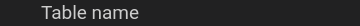
<?xml version="1.0" encoding="UTF-8"?>
<ui version="4.0">
 <class>ItemTable</class>
 <widget class="QWidget" name="ItemTable">
  <property name="geometry">
   <rect>
    <x>0</x>
    <y>0</y>
    <width>360</width>
    <height>26</height>
   </rect>
  </property>
  <property name="palette">
   <palette>
    <active>
     <colorrole role="WindowText">
      <brush brushstyle="SolidPattern">
       <color alpha="255">
        <red>205</red>
        <green>205</green>
        <blue>205</blue>
       </color>
      </brush>
     </colorrole>
     <colorrole role="Button">
      <brush brushstyle="SolidPattern">
       <color alpha="255">
        <red>33</red>
        <green>33</green>
        <blue>34</blue>
       </color>
      </brush>
     </colorrole>
     <colorrole role="Light">
      <brush brushstyle="SolidPattern">
       <color alpha="255">
        <red>49</red>
        <green>49</green>
        <blue>51</blue>
       </color>
      </brush>
     </colorrole>
     <colorrole role="Midlight">
      <brush brushstyle="SolidPattern">
       <color alpha="255">
        <red>41</red>
        <green>41</green>
        <blue>42</blue>
       </color>
      </brush>
     </colorrole>
     <colorrole role="Dark">
      <brush brushstyle="SolidPattern">
       <color alpha="255">
        <red>16</red>
        <green>16</green>
        <blue>17</blue>
       </color>
      </brush>
     </colorrole>
     <colorrole role="Mid">
      <brush brushstyle="SolidPattern">
       <color alpha="255">
        <red>22</red>
        <green>22</green>
        <blue>22</blue>
       </color>
      </brush>
     </colorrole>
     <colorrole role="Text">
      <brush brushstyle="SolidPattern">
       <color alpha="255">
        <red>205</red>
        <green>205</green>
        <blue>205</blue>
       </color>
      </brush>
     </colorrole>
     <colorrole role="BrightText">
      <brush brushstyle="SolidPattern">
       <color alpha="255">
        <red>255</red>
        <green>255</green>
        <blue>255</blue>
       </color>
      </brush>
     </colorrole>
     <colorrole role="ButtonText">
      <brush brushstyle="SolidPattern">
       <color alpha="255">
        <red>255</red>
        <green>255</green>
        <blue>255</blue>
       </color>
      </brush>
     </colorrole>
     <colorrole role="Base">
      <brush brushstyle="SolidPattern">
       <color alpha="255">
        <red>0</red>
        <green>0</green>
        <blue>0</blue>
       </color>
      </brush>
     </colorrole>
     <colorrole role="Window">
      <brush brushstyle="SolidPattern">
       <color alpha="255">
        <red>33</red>
        <green>33</green>
        <blue>34</blue>
       </color>
      </brush>
     </colorrole>
     <colorrole role="Shadow">
      <brush brushstyle="SolidPattern">
       <color alpha="255">
        <red>0</red>
        <green>0</green>
        <blue>0</blue>
       </color>
      </brush>
     </colorrole>
     <colorrole role="AlternateBase">
      <brush brushstyle="SolidPattern">
       <color alpha="255">
        <red>16</red>
        <green>16</green>
        <blue>17</blue>
       </color>
      </brush>
     </colorrole>
     <colorrole role="ToolTipBase">
      <brush brushstyle="SolidPattern">
       <color alpha="255">
        <red>255</red>
        <green>255</green>
        <blue>220</blue>
       </color>
      </brush>
     </colorrole>
     <colorrole role="ToolTipText">
      <brush brushstyle="SolidPattern">
       <color alpha="255">
        <red>0</red>
        <green>0</green>
        <blue>0</blue>
       </color>
      </brush>
     </colorrole>
    </active>
    <inactive>
     <colorrole role="WindowText">
      <brush brushstyle="SolidPattern">
       <color alpha="255">
        <red>205</red>
        <green>205</green>
        <blue>205</blue>
       </color>
      </brush>
     </colorrole>
     <colorrole role="Button">
      <brush brushstyle="SolidPattern">
       <color alpha="255">
        <red>33</red>
        <green>33</green>
        <blue>34</blue>
       </color>
      </brush>
     </colorrole>
     <colorrole role="Light">
      <brush brushstyle="SolidPattern">
       <color alpha="255">
        <red>49</red>
        <green>49</green>
        <blue>51</blue>
       </color>
      </brush>
     </colorrole>
     <colorrole role="Midlight">
      <brush brushstyle="SolidPattern">
       <color alpha="255">
        <red>41</red>
        <green>41</green>
        <blue>42</blue>
       </color>
      </brush>
     </colorrole>
     <colorrole role="Dark">
      <brush brushstyle="SolidPattern">
       <color alpha="255">
        <red>16</red>
        <green>16</green>
        <blue>17</blue>
       </color>
      </brush>
     </colorrole>
     <colorrole role="Mid">
      <brush brushstyle="SolidPattern">
       <color alpha="255">
        <red>22</red>
        <green>22</green>
        <blue>22</blue>
       </color>
      </brush>
     </colorrole>
     <colorrole role="Text">
      <brush brushstyle="SolidPattern">
       <color alpha="255">
        <red>205</red>
        <green>205</green>
        <blue>205</blue>
       </color>
      </brush>
     </colorrole>
     <colorrole role="BrightText">
      <brush brushstyle="SolidPattern">
       <color alpha="255">
        <red>255</red>
        <green>255</green>
        <blue>255</blue>
       </color>
      </brush>
     </colorrole>
     <colorrole role="ButtonText">
      <brush brushstyle="SolidPattern">
       <color alpha="255">
        <red>255</red>
        <green>255</green>
        <blue>255</blue>
       </color>
      </brush>
     </colorrole>
     <colorrole role="Base">
      <brush brushstyle="SolidPattern">
       <color alpha="255">
        <red>0</red>
        <green>0</green>
        <blue>0</blue>
       </color>
      </brush>
     </colorrole>
     <colorrole role="Window">
      <brush brushstyle="SolidPattern">
       <color alpha="255">
        <red>33</red>
        <green>33</green>
        <blue>34</blue>
       </color>
      </brush>
     </colorrole>
     <colorrole role="Shadow">
      <brush brushstyle="SolidPattern">
       <color alpha="255">
        <red>0</red>
        <green>0</green>
        <blue>0</blue>
       </color>
      </brush>
     </colorrole>
     <colorrole role="AlternateBase">
      <brush brushstyle="SolidPattern">
       <color alpha="255">
        <red>16</red>
        <green>16</green>
        <blue>17</blue>
       </color>
      </brush>
     </colorrole>
     <colorrole role="ToolTipBase">
      <brush brushstyle="SolidPattern">
       <color alpha="255">
        <red>255</red>
        <green>255</green>
        <blue>220</blue>
       </color>
      </brush>
     </colorrole>
     <colorrole role="ToolTipText">
      <brush brushstyle="SolidPattern">
       <color alpha="255">
        <red>0</red>
        <green>0</green>
        <blue>0</blue>
       </color>
      </brush>
     </colorrole>
    </inactive>
    <disabled>
     <colorrole role="WindowText">
      <brush brushstyle="SolidPattern">
       <color alpha="255">
        <red>16</red>
        <green>16</green>
        <blue>17</blue>
       </color>
      </brush>
     </colorrole>
     <colorrole role="Button">
      <brush brushstyle="SolidPattern">
       <color alpha="255">
        <red>33</red>
        <green>33</green>
        <blue>34</blue>
       </color>
      </brush>
     </colorrole>
     <colorrole role="Light">
      <brush brushstyle="SolidPattern">
       <color alpha="255">
        <red>49</red>
        <green>49</green>
        <blue>51</blue>
       </color>
      </brush>
     </colorrole>
     <colorrole role="Midlight">
      <brush brushstyle="SolidPattern">
       <color alpha="255">
        <red>41</red>
        <green>41</green>
        <blue>42</blue>
       </color>
      </brush>
     </colorrole>
     <colorrole role="Dark">
      <brush brushstyle="SolidPattern">
       <color alpha="255">
        <red>16</red>
        <green>16</green>
        <blue>17</blue>
       </color>
      </brush>
     </colorrole>
     <colorrole role="Mid">
      <brush brushstyle="SolidPattern">
       <color alpha="255">
        <red>22</red>
        <green>22</green>
        <blue>22</blue>
       </color>
      </brush>
     </colorrole>
     <colorrole role="Text">
      <brush brushstyle="SolidPattern">
       <color alpha="255">
        <red>16</red>
        <green>16</green>
        <blue>17</blue>
       </color>
      </brush>
     </colorrole>
     <colorrole role="BrightText">
      <brush brushstyle="SolidPattern">
       <color alpha="255">
        <red>255</red>
        <green>255</green>
        <blue>255</blue>
       </color>
      </brush>
     </colorrole>
     <colorrole role="ButtonText">
      <brush brushstyle="SolidPattern">
       <color alpha="255">
        <red>16</red>
        <green>16</green>
        <blue>17</blue>
       </color>
      </brush>
     </colorrole>
     <colorrole role="Base">
      <brush brushstyle="SolidPattern">
       <color alpha="255">
        <red>33</red>
        <green>33</green>
        <blue>34</blue>
       </color>
      </brush>
     </colorrole>
     <colorrole role="Window">
      <brush brushstyle="SolidPattern">
       <color alpha="255">
        <red>33</red>
        <green>33</green>
        <blue>34</blue>
       </color>
      </brush>
     </colorrole>
     <colorrole role="Shadow">
      <brush brushstyle="SolidPattern">
       <color alpha="255">
        <red>0</red>
        <green>0</green>
        <blue>0</blue>
       </color>
      </brush>
     </colorrole>
     <colorrole role="AlternateBase">
      <brush brushstyle="SolidPattern">
       <color alpha="255">
        <red>33</red>
        <green>33</green>
        <blue>34</blue>
       </color>
      </brush>
     </colorrole>
     <colorrole role="ToolTipBase">
      <brush brushstyle="SolidPattern">
       <color alpha="255">
        <red>255</red>
        <green>255</green>
        <blue>220</blue>
       </color>
      </brush>
     </colorrole>
     <colorrole role="ToolTipText">
      <brush brushstyle="SolidPattern">
       <color alpha="255">
        <red>0</red>
        <green>0</green>
        <blue>0</blue>
       </color>
      </brush>
     </colorrole>
    </disabled>
   </palette>
  </property>
  <property name="windowTitle">
   <string>Form</string>
  </property>
  <property name="autoFillBackground">
   <bool>false</bool>
  </property>
  <widget class="QLabel" name="table_name">
   <property name="geometry">
    <rect>
     <x>41</x>
     <y>4</y>
     <width>311</width>
     <height>16</height>
    </rect>
   </property>
   <property name="font">
    <font>
     <family>Roboto</family>
     <pointsize>14</pointsize>
    </font>
   </property>
   <property name="text">
    <string>Table name</string>
   </property>
  </widget>
  <widget class="QLabel" name="icon">
   <property name="geometry">
    <rect>
     <x>16</x>
     <y>5</y>
     <width>15</width>
     <height>15</height>
    </rect>
   </property>
   <property name="text">
    <string/>
   </property>
   <property name="pixmap">
    <pixmap>../resource/image/table_icon.png</pixmap>
   </property>
  </widget>
 </widget>
 <resources/>
 <connections/>
</ui>
